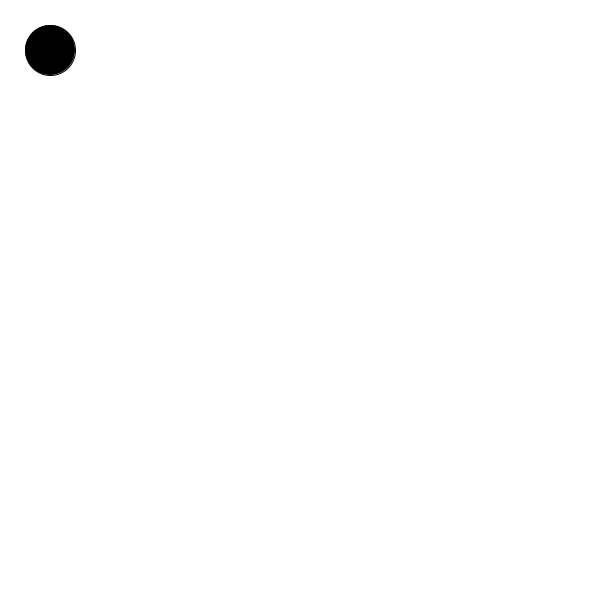
Frame 1 (no input)
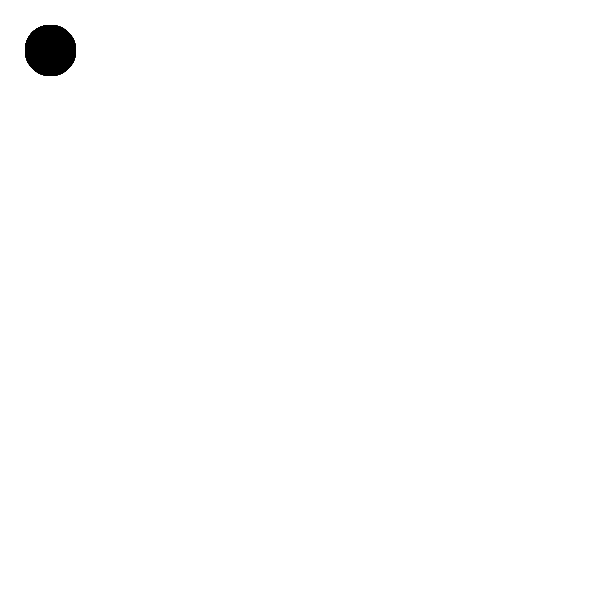
Frame 60 (the mouse pressed at the canvas centre just before this capture)
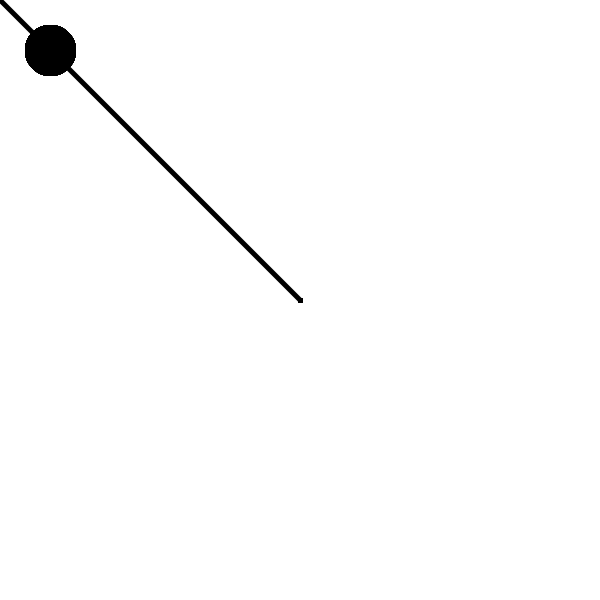
Frame 120 (the mouse held since frame 60 and released just before this capture)

The Processing sketch that drew these frames (run headless with seeded random() and noise(); from frame 60 on, the mouse is pressed at the canvas centre):

// Processing sketch: solution
// ── solution.pde
boolean erasing = false;

int buttonX = 50;
int buttonY = 50;
int buttonSize = 50;

void setup() {
  size(600, 600);
  background(255);
}

void draw() {  
  stroke(0);
  strokeWeight(1);
  if (erasing) {
    fill(255);
  } else {
    fill(0);
  }
  ellipse(buttonX, buttonY, buttonSize, buttonSize);

  if (mousePressed) {
    drawLine();
  }
}

void mousePressed() {
  if (dist(mouseX, mouseY, buttonX, buttonY) < buttonSize/2) {
    erasing = !erasing;
  }
}

void keyPressed() {
  if (key == ' ') {
    background(255);
    erasing = false;
  }
}

void drawLine() {
  if (erasing) {
    stroke(255);
    strokeWeight(20);
  } else {
    stroke(0);
    strokeWeight(5);
  }
  line(pmouseX, pmouseY, mouseX, mouseY);
}
